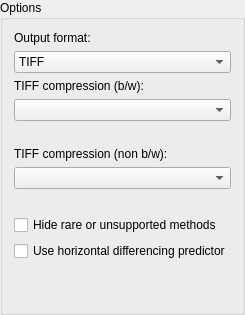
         <widget class="QGroupBox" name="optTiffCompression">
          <property name="title">
           <string>Options</string>
          </property>
          <layout class="QVBoxLayout" name="verticalLayout_58">
           <item>
            <widget class="QLabel" name="lblOutputFormat">
             <property name="text">
              <string>Output format:</string>
             </property>
            </widget>
           </item>
           <item>
            <widget class="QComboBox" name="cbOutputFormat">
             <property name="sizePolicy">
              <sizepolicy hsizetype="Preferred" vsizetype="Preferred">
               <horstretch>0</horstretch>
               <verstretch>0</verstretch>
              </sizepolicy>
             </property>
             <item>
              <property name="text">
               <string>TIFF</string>
              </property>
             </item>
             <item>
              <property name="text">
               <string>PNG</string>
              </property>
             </item>
            </widget>
           </item>
           <item>
            <widget class="QLabel" name="lblTifCompressionBw">
             <property name="text">
              <string>TIFF compression (b/w):</string>
             </property>
            </widget>
           </item>
           <item>
            <widget class="QComboBox" name="cbTiffCompressionBW">
             <property name="sizePolicy">
              <sizepolicy hsizetype="Preferred" vsizetype="Preferred">
               <horstretch>0</horstretch>
               <verstretch>0</verstretch>
              </sizepolicy>
             </property>
            </widget>
           </item>
           <item>
            <widget class="QLabel" name="lblTiffDetailsBW">
             <property name="sizePolicy">
              <sizepolicy hsizetype="Preferred" vsizetype="Preferred">
               <horstretch>0</horstretch>
               <verstretch>0</verstretch>
              </sizepolicy>
             </property>
             <property name="font">
              <font>
               <italic>true</italic>
              </font>
             </property>
             <property name="layoutDirection">
              <enum>Qt::LeftToRight</enum>
             </property>
             <property name="text">
              <string notr="true"/>
             </property>
             <property name="alignment">
              <set>Qt::AlignHCenter|Qt::AlignTop</set>
             </property>
             <property name="wordWrap">
              <bool>true</bool>
             </property>
             <property name="textInteractionFlags">
              <set>Qt::LinksAccessibleByMouse|Qt::TextSelectableByKeyboard|Qt::TextSelectableByMouse</set>
             </property>
            </widget>
           </item>
           <item>
            <widget class="QLabel" name="lblTifCompressionColor">
             <property name="text">
              <string>TIFF compression (non b/w):</string>
             </property>
            </widget>
           </item>
           <item>
            <widget class="QComboBox" name="cbTiffCompressionColor">
             <property name="sizePolicy">
              <sizepolicy hsizetype="Preferred" vsizetype="Preferred">
               <horstretch>0</horstretch>
               <verstretch>0</verstretch>
              </sizepolicy>
             </property>
            </widget>
           </item>
           <item>
            <widget class="QLabel" name="lblTiffDetailsColor">
             <property name="sizePolicy">
              <sizepolicy hsizetype="Preferred" vsizetype="Preferred">
               <horstretch>0</horstretch>
               <verstretch>0</verstretch>
              </sizepolicy>
             </property>
             <property name="font">
              <font>
               <italic>true</italic>
              </font>
             </property>
             <property name="layoutDirection">
              <enum>Qt::LeftToRight</enum>
             </property>
             <property name="text">
              <string notr="true"/>
             </property>
             <property name="alignment">
              <set>Qt::AlignHCenter|Qt::AlignTop</set>
             </property>
             <property name="wordWrap">
              <bool>true</bool>
             </property>
             <property name="textInteractionFlags">
              <set>Qt::LinksAccessibleByMouse|Qt::TextSelectableByKeyboard|Qt::TextSelectableByMouse</set>
             </property>
            </widget>
           </item>
           <item>
            <widget class="QCheckBox" name="cbTiffFilter">
             <property name="text">
              <string>Hide rare or unsupported methods</string>
             </property>
            </widget>
           </item>
           <item>
            <widget class="QCheckBox" name="useHorizontalPredictor">
             <property name="text">
              <string>Use horizontal differencing predictor</string>
             </property>
            </widget>
           </item>
           <item>
            <spacer name="verticalSpacer">
             <property name="orientation">
              <enum>Qt::Vertical</enum>
             </property>
             <property name="sizeHint" stdset="0">
              <size>
               <width>20</width>
               <height>40</height>
              </size>
             </property>
            </spacer>
           </item>
          </layout>
         </widget>
